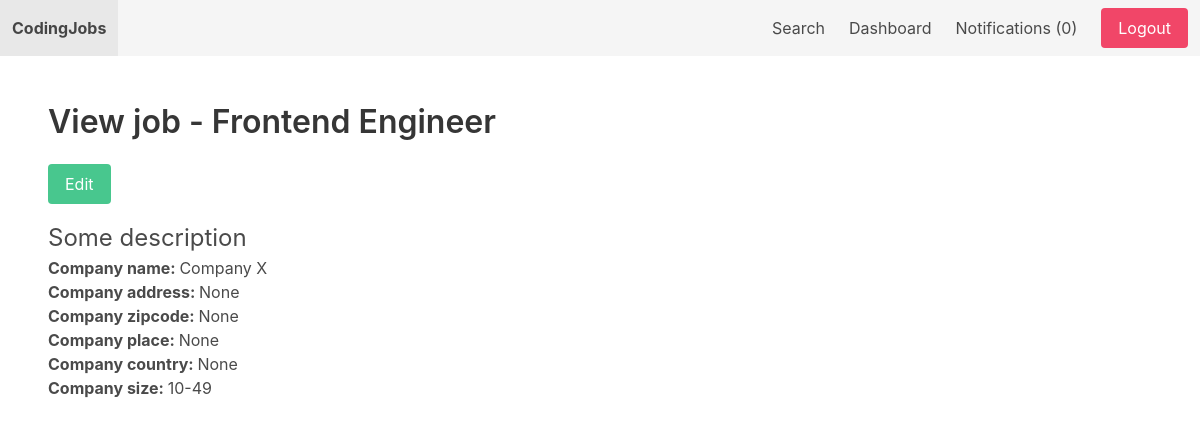
Page /view_application/job/4/ (signed in) on the committed database.
### apps/job/models.py (models this page shows, shortened)
class Job(models.Model):
    SIZE_1_9 = 'size_1_9'
    SIZE_10_49 = 'size_10_49'
    SIZE_50_99 = 'size_50_99'
    SIZE_100 = 'size_100'
    CHOICES_SIZE = (
        (SIZE_1_9, '1-9'),
        (SIZE_10_49, '10-49'),
        (SIZE_50_99, '50-99'),
        (SIZE_100, '100+'),
    )
    ACTIVE = 'active'
    EMPLOYED = 'employed'
    ARCHIVED = 'archived'
    CHOICES_STATUS = (
        (ACTIVE, 'Active'),
        (EMPLOYED, 'Employed'),
        (ARCHIVED, 'Archived')
    )
    title = models.CharField(max_length=255)
    short_description = models.TextField()
    long_description = models.TextField(blank=True, null=True)
    company_name = models.CharField(max_length=255)
    company_address = models.CharField(max_length=255, blank=True, null=True)
    company_zipcode = models.CharField(max_length=255, blank=True, null=True)
    company_place = models.CharField(max_length=255, blank=True, null=True)
    company_country = models.CharField(max_length=255, blank=True, null=True)
    company_size = models.CharField(max_length=20, choices=CHOICES_SIZE, default=SIZE_1_9)
    created_by = models.ForeignKey(User, related_name='jobs', on_delete=models.CASCADE)
    created_at = models.DateTimeField(auto_now_add=True)
    changed_at = models.DateTimeField(auto_now=True)
    status = models.CharField(max_length=20, choices=CHOICES_STATUS, default=ACTIVE)

### apps/userprofile/views.py (the view)
# urls.py: path('job/<int:job_id>/', view_dashboard_job, name='view_dashboard_job'),
@login_required
def view_dashboard_job(request, job_id):
    job = get_object_or_404(Job, pk=job_id, created_by=request.user)
    return render(request, 'userprofile/view_dashboard_job.html', {'job': job})

### apps/notification/context_processors.py (called while the page is built)
def notifications(request):
    if request.user.is_authenticated:
        return {'notifications': request.user.notifications.filter(is_read=False)}
    else:
        return{'notifications': []}

### apps/userprofile/templates/userprofile/view_dashboard_job.html (shortened to what this page needs)
{% extends 'core/base.html' %}
{% block content %}
    <h1 class="title">View job - {{ job.title }}</h1>
    <a href="{% url 'edit_job' job.id %}" class="button is-success mb-4">Edit</a>
     <p class="is-size-4">{{ job.short_description }}</p>
    <b>Company name: </b>{{ job.company_name }}<br>
    <b>Company address: </b>{{ job.company_address }}<br>
    <b>Company zipcode: </b>{{ job.company_zipcode }}<br>
    <b>Company place: </b>{{ job.company_place }}<br>
    <b>Company country: </b>{{ job.company_country }}<br>
    <b>Company size: </b>{{ job.get_company_size_display }}<br>
{% endblock %}

### rows in the picture
Job: title "Frontend Engineer", short_description "Some description", company_name "Company X", company_address "None", company_zipcode "None", company_place "None", company_country "None", company_size "10-49"

### other values in the picture
{{ notifications.count }} "0"
